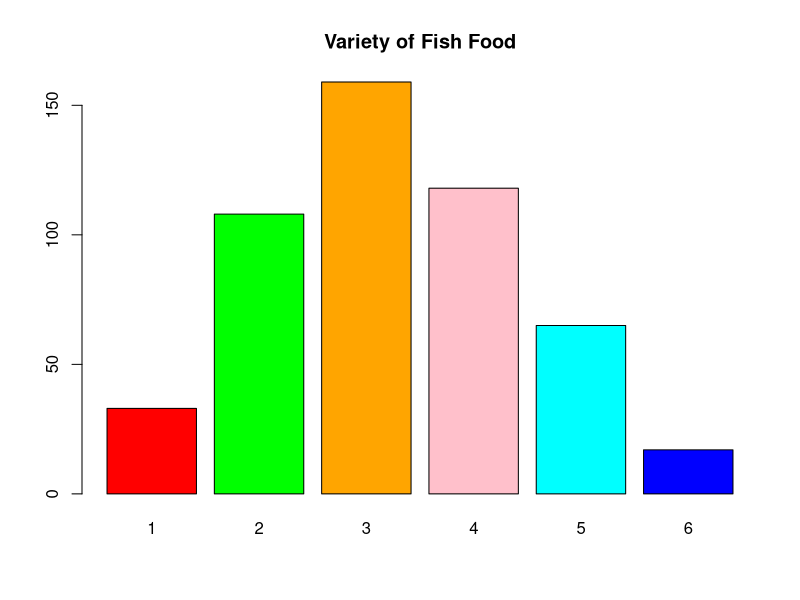

The R source for this figure:
#setwd("E:/Learn-Git/machine_learning/R_Linear_Algebra")

#install.packages("plotrix")
library(plotrix)
food <-c(2, 3, 3, 4, 4, 4, 5, 3, 4, 2, 1, 5, 4, 1, 2, 3, 2, 5, 3, 3, 2, 5, 5, 2, 3, 5, 5, 4, 3, 4, 5, 4, 3, 2, 1, 4, 4, 5, 1, 5, 2, 4, 3, 3, 3, 5, 2, 4, 3, 4, 2, 3, 3, 1, 3, 3, 1, 3, 1, 4, 2, 2, 3, 4,5, 1, 5, 2, 5, 3, 2, 5, 3, 5, 3, 3, 1, 2, 6, 3, 4, 4, 3, 4, 3, 3, 2, 4, 5, 5, 1, 3, 4, 2, 4, 4, 5, 3, 4, 5, 3, 3, 2, 2, 2, 2, 3, 5, 3, 4, 3, 2, 3, 5, 3, 4, 6, 2, 3, 5, 2, 4, 3, 3, 3, 4, 6, 4, 2, 4, 1, 3, 4, 4, 3, 2, 5, 5, 3, 3, 4, 6, 3, 6, 4, 3, 3, 6, 3, 3, 3, 2, 4, 3, 3, 2, 3, 4, 3, 4, 4, 3, 5, 4, 5, 4, 2, 5, 4, 3, 2, 3, 2, 1, 3, 3, 2, 2, 3, 4, 2, 4, 3, 6 , 3, 2, 2, 4, 3, 1, 6, 3, 3, 3, 4, 5, 4, 3, 3, 4, 4, 6, 4, 2, 3, 2, 3, 4, 4, 2, 2, 5,5, 2, 3, 1, 2, 4, 3, 2, 3, 4, 3, 4, 1, 3, 4, 4, 4, 4, 2, 2, 5, 1, 2, 4, 3, 2, 3, 4, 5, 3, 3, 4, 4, 3, 4, 2, 2, 3, 3, 1, 3, 2, 2, 3, 3, 6, 3, 3, 2, 3, 5, 2, 1, 4, 3, 5, 3, 4, 2, 3, 2, 4, 2, 5, 2, 4, 2, 4, 3, 2, 4, 4, 2, 2, 3, 3, 3, 5, 4, 3, 5, 3, 2, 1, 4, 1, 3, 2, 4, 4, 2, 1, 2, 4, 5, 2, 1, 2, 1, 5, 4, 5, 4, 2, 4, 3, 2, 2, 5, 1, 4, 3, 4, 5, 3, 3, 2, 3, 3, 3, 3, 4, 6, 4, 3, 2, 4, 4, 3, 2,4, 5, 4, 2, 5, 3, 3, 3, 4, 3, 2, 4, 2, 4, 4, 1, 4, 4, 1, 1, 5, 2, 3, 3, 3, 4, 2, 2, 3, 5, 2, 3, 3, 3, 4, 2, 4, 3, 4, 4, 4, 5, 3, 2, 5, 3, 3, 2, 4, 6, 3, 2, 2, 2, 2, 6, 3, 3, 4, 3, 5, 3, 6, 3, 3, 5, 2, 6, 5, 6, 4, 3, 1, 1, 4, 4, 2, 5, 4, 2, 2, 5, 2, 3, 3, 1, 3, 4, 3, 3, 3, 3, 3, 3, 3, 3, 3, 5, 5, 3, 5, 4, 2, 5, 5, 2, 3,5, 4, 4, 2, 3, 5, 3, 2, 1, 2, 5, 3, 3, 4, 5, 4, 1, 6, 4, 3, 4, 3, 2, 3, 5, 4, 4, 3, 2, 2, 2, 2, 2, 2, 3, 4, 1, 3, 2, 3, 3, 2, 3, 4, 4, 2, 3, 2, 5, 4, 4)
barplot(table(food), main = "Variety of Fish Food", name.args =c("Food 1", "Food 2", "Food 3", "Food 4", "Food 5", "Food 6"), col=c("red", "green", "orange", "pink", "cyan", "blue"))

